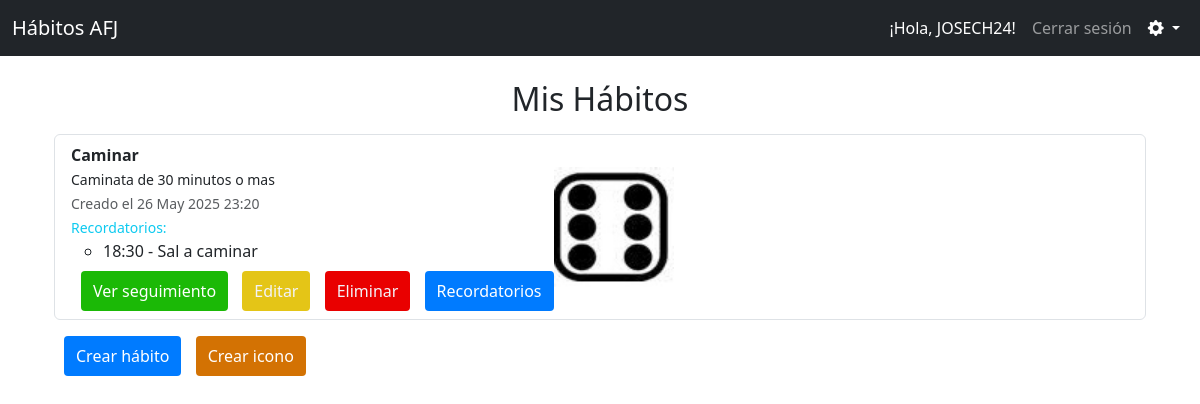
/habitos/lista/ (signed in), run on an earlier commit of the app's database.
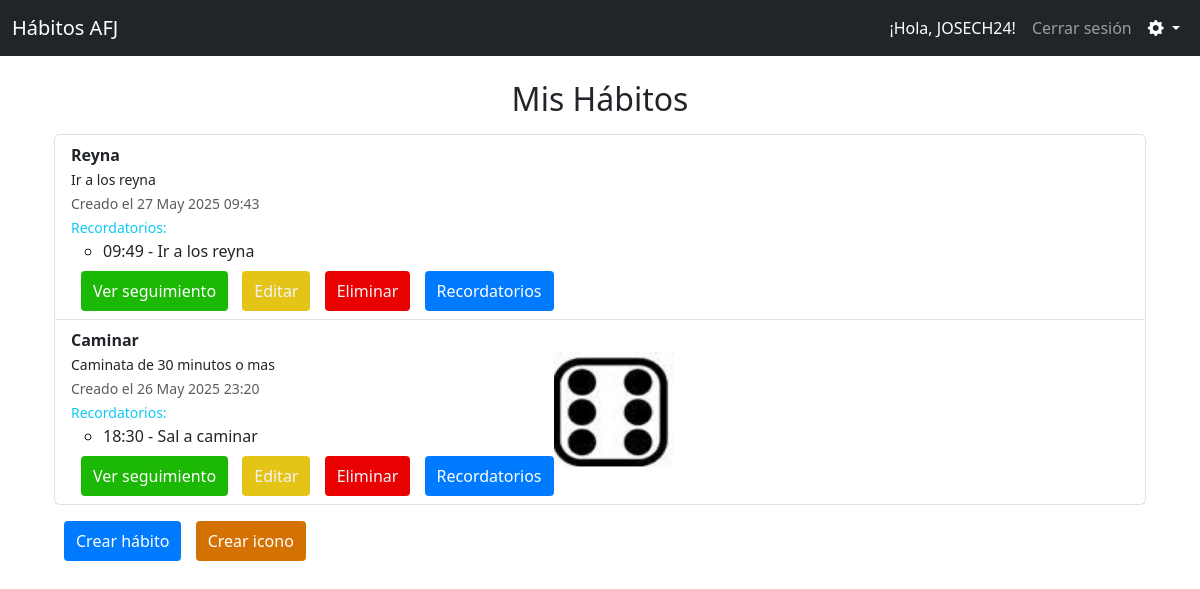
And on a later commit of the database.
### habitos/models.py (models this page shows, shortened)
class Habito(models.Model):
    usuario = models.ForeignKey(User, on_delete=models.CASCADE)
    nombre = models.CharField(max_length=100)
    descripcion = models.TextField(blank=True, null=True)
    icono = models.ForeignKey('Icono', on_delete=models.SET_NULL, null=True, blank=True)
    fecha_creacion = models.DateTimeField(auto_now_add=True)

class Recordatorio(models.Model):
    habito = models.ForeignKey(Habito, on_delete=models.CASCADE, related_name='recordatorios')
    mensaje = models.CharField(max_length=255)
    hora = models.TimeField()
    frecuencia = models.CharField(
        max_length=20,
        choices=[('diario', 'Diario'), ('semanal', 'Semanal')],
        default='diario'
    )

class Icono(models.Model):
    nombre = models.CharField(max_length=100)
    imagen = models.ImageField(upload_to='iconos/')
    usuario = models.ForeignKey(User, on_delete=models.CASCADE)
    class Meta:
        unique_together = ('nombre', 'usuario')  # <- esto evita duplicados por usuario

### habitos/views.py (the view)
# urls.py: path('lista/', views.lista_habitos, name='lista_habitos'),
@never_cache
@login_required
def lista_habitos(request):
    habitos = Habito.objects.filter(usuario=request.user).select_related('icono').prefetch_related('recordatorios').order_by('-fecha_creacion')
    return render(request, 'habitos/lista_habitos.html', {'habitos': habitos})

### habitos/templates/habitos/lista_habitos.html (shortened to what this page needs)
{% extends 'base.html' %}
{% load static %}
{% block content %}
<div class="container mt-4">
    <h2 class="titulo-centrado">Mis Hábitos</h2>
    {% if habitos %}
    <ul class="list-group mt-3">
        {% for habito in habitos %}
        <li class="list-group-item d-flex align-items-center">
            <div>
                <strong>{{ habito.nombre }}</strong><br>
                <small>{{ habito.descripcion }}</small><br>
                <small class="text-muted">Creado el {{ habito.fecha_creacion|date:"d M Y H:i" }}</small><br>
                {% if habito.recordatorios.all %}
                <small class="text-info">Recordatorios:</small>
                <ul>
                    {% for recordatorio in habito.recordatorios.all %}
                    <li>{{ recordatorio.hora|time:"H:i" }} - {{ recordatorio.mensaje }}</li>
                    {% endfor %}
                </ul>
                {% endif %}
                <button class="btn-verde mt-2" onclick="window.location.href='{% url 'detalle_habito' habito.id %}'">Ver seguimiento</button>
                <button class="btn2-amarillo mt-2" onclick="window.location.href='{% url 'editar_habito' habito.id %}'">Editar</button>
                <button class="btn3-rojo mt-2" onclick="window.location.href='{% url 'eliminar_habito' habito.id %}'">Eliminar</button>
                <button class="btn-azul mt-2" onclick="window.location.href='{% url 'ver_recordatorio' habito.id %}'">Recordatorios</button>
            </div>
            {% if habito.icono %}
                <img src="{{ habito.icono.imagen.url }}" alt="{{ habito.icono.nombre }}" width="120" height="120">
            {% endif %}
        </li>
            {% endfor %}
        </ul>
        <button class="btn-azul mt-3" onclick="window.location.href='{% url 'crear_habito' %}'">Crear hábito</button>
        <button class="btn1-naranja mt-2" onclick="window.location.href='{% url 'crear_icono' %}'">Crear icono</button>
    {% else %}
        <p>No has registrado ningún hábito aún.</p>
        <button class="btn-azul" onclick="window.location.href='{% url 'crear_habito' %}'">Crear hábito</button>
        <button class="btn1-naranja mt-2" onclick="window.location.href='{% url 'crear_icono' %}'">Crear icono</button>
    {% endif %}
</div>
{% endblock %}

### habitos/templates/base.html (shortened to what this page needs)
{% load static %}
<!DOCTYPE html>
<html lang="es">
<head>
    <link rel="stylesheet" href="{% static 'habitos/css/estilos.css' %}">
    <link rel="stylesheet" href="https://cdn.jsdelivr.net/npm/bootstrap@5.3.0/dist/css/bootstrap.min.css">
    <link rel="stylesheet" href="https://cdn.jsdelivr.net/npm/bootstrap-icons@1.10.5/font/bootstrap-icons.css">
</head>
<body>
    <nav class="navbar navbar-expand-lg navbar-dark bg-dark">
        <div class="container-fluid">
            <a class="navbar-brand" href="{% url 'inicio' %}">Hábitos AFJ</a>
            <div class="collapse navbar-collapse justify-content-end" id="navbarNav">
                <ul class="navbar-nav">
                    {% if user.is_authenticated %}
                        <li class="nav-item">
                            <span class="nav-link disabled text-white">
                                ¡Hola, {{ user.username }}!
                            </span>
                        </li>
                        <li class="nav-item">
                            <a class="nav-link" href="#" onclick="event.preventDefault(); document.getElementById('logout-form').submit();">
                                Cerrar sesión
                            </a>
                        </li>
                        <li class="nav-item dropdown">
                            <a class="nav-link dropdown-toggle text-white" href="#" id="configuracionDropdown" role="button" data-bs-toggle="dropdown" aria-expanded="false">
                                <i class="bi bi-gear-fill"></i>
                            </a>
                        </li>
                    {% endif %}
                </ul>
            </div>
        </div>
    </nav>
    <div class="container mt-4">
        {% block content %}
        {% endblock %}
    </div>
</body>
</html>

### habitos/static/habitos/css/estilos.css (style rules this page uses)
body { font-family: Arial, sans-serif; background-color: #f0f8ff; margin: 20px; }
button { background-color: #4CAF50; color: white; border: none; padding: 10px 15px; cursor: pointer; border-radius: 4px; }
.btn-azul { background-color: #007bff; color: white; border: none; padding: 8px 12px; border-radius: 4px; cursor: pointer; margin-left: 10px; }
.btn-verde { background-color: #1bb906; color: white; border: none; padding: 8px 12px; border-radius: 4px; cursor: pointer; margin-left: 10px; }
.btn1-naranja { background-color: #d37203; color: white; border: none; padding: 8px 12px; border-radius: 4px; cursor: pointer; margin-left: 10px; }
.btn2-amarillo { background-color: #e4c517; color: rgb(243, 243, 248); border: none; padding: 8px 12px; border-radius: 4px; cursor: pointer; margin-left: 10px; }
.btn3-rojo { background-color: #e90000; color: rgb(243, 243, 248); border: none; padding: 8px 12px; border-radius: 4px; cursor: pointer; margin-left: 10px; }
.titulo-centrado { text-align: center; }

What changed in the data, as far as the page shows it:
added Habito: nombre "Reyna", descripcion "Ir a los reyna", fecha_creacion "27 May 2025 09:43"
added Recordatorio: hora "09:49", mensaje "Ir a los reyna", shown under "Reyna"
